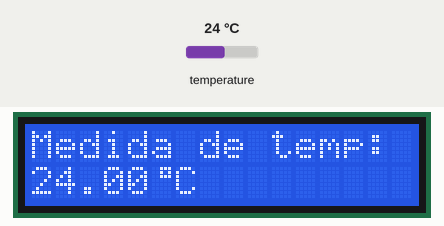
This sketch was run on a simulated Arduino Uno, built with avr-gcc and run on an emulated ATmega328P. Parts: 16×2 character LCD. Inputs (shaded band) come from the test bench; at power-on: temperature 24 °C. What the sketch prints to the serial monitor is not drawn.

Above: at 1.2 s.
1.3 s: temperature set to 12 °C
At 2.4 s:
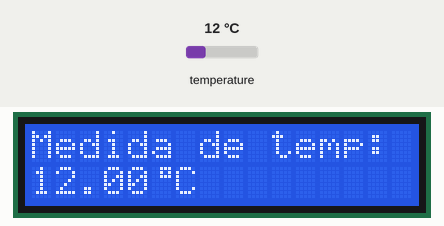
3.4 s: temperature set to 19 °C
At 4.5 s:
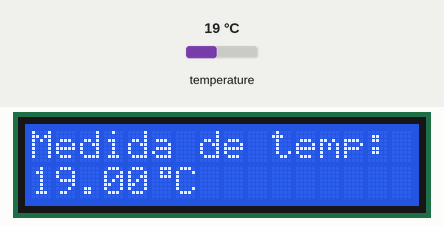
5.6 s: temperature set to 28 °C
At 6.6 s:
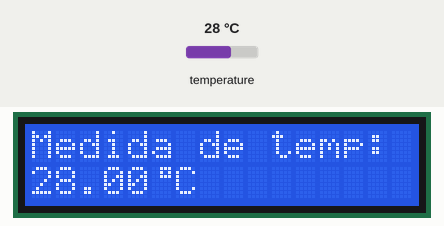
Timing chart, 0 to 8.6 s (numbered marks = the images above; inputs shaded):
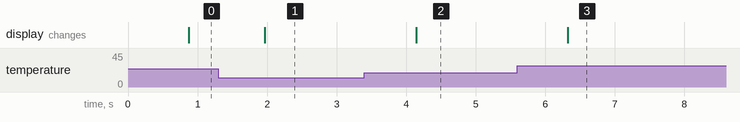

The sketch:

dallas_ds_18b20_prueba.ino
```cpp
// ***********************
// Bibliotecas y variables
// ***********************
#include <OneWire.h> //Se importan las librerías
#include <DallasTemperature.h>
#include <Wire.h>
#include <LiquidCrystal_I2C.h>

double temperatura = 0.0;
long contador = 0;
int Pin = 2; //Se declara el pin donde se conectará la DATA

OneWire ourWire(Pin); //Se establece el pin declarado como bus para la comunicación OneWire
DallasTemperature sensors(&ourWire); //Se instancia la librería DallasTemperature

LiquidCrystal_I2C lcd(0x27,16,2);  // establece la dirección del LCD a 0x27, para una pantalla de 16 x 2 caracteres.
// Son posibles las direcciones 0x3f ó 0x20, por si algún modelo está así direccionado

byte grado[] = {
  B00111,
  B00101,
  B00111,
  B00000,
  B00000,
  B00000,
  B00000,
  B00000
};

// *****
// SETUP
// *****

void setup() {
  Serial.begin(9600);
  sensors.begin(); //Se inician los sensores
  lcd.init(); // Se inicializa el LCD
  lcd.backlight(); // Enciendo la retroiluminación
  lcd.createChar(0, grado);
}

// ******************
// Programa principal
// ******************

void loop() {

  contador = contador + 1;
  sensors.requestTemperatures(); //Prepara el sensor para la lectura
  temperatura = sensors.getTempCByIndex(0); // Obtiene la temperatura en grados centígrados

  Serial.println((String) contador + " " + (String) temperatura); //Se imprime la temperatura en grados Celsius en el monitor en serie

  lcd.clear();
  lcd.setCursor(0,0);
  lcd.print("Medida de temp:");
  lcd.setCursor(0,1);
  lcd.print((String) temperatura);
  lcd.write(0);
  lcd.print("C");


  delay(300); //Se provoca un lapso de 0,3 segundo antes de la próxima lectura
}
```

Measured:
- after the input at 1.3 s, the display: changes after 0.67 s (image 1)
- after the input at 3.4 s, the display: changes after 0.74 s (image 2)
- after the input at 5.6 s, the display: changes after 0.72 s (image 3)
